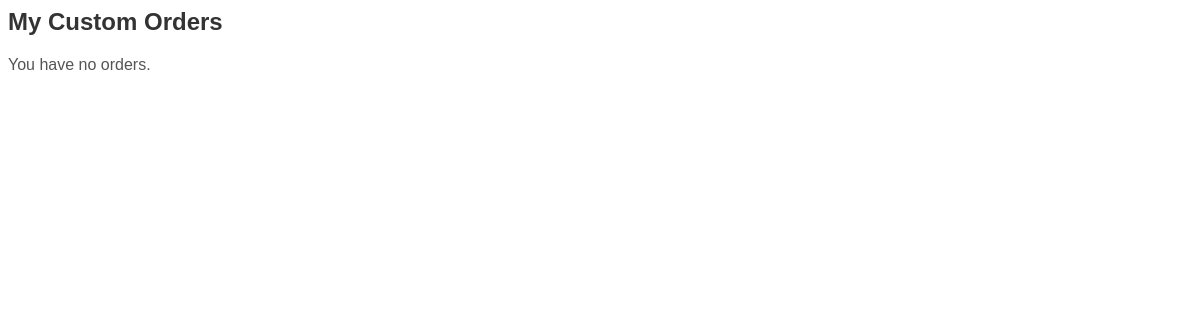
Page /users/customize-view.php (signed in) on the earlier database version.
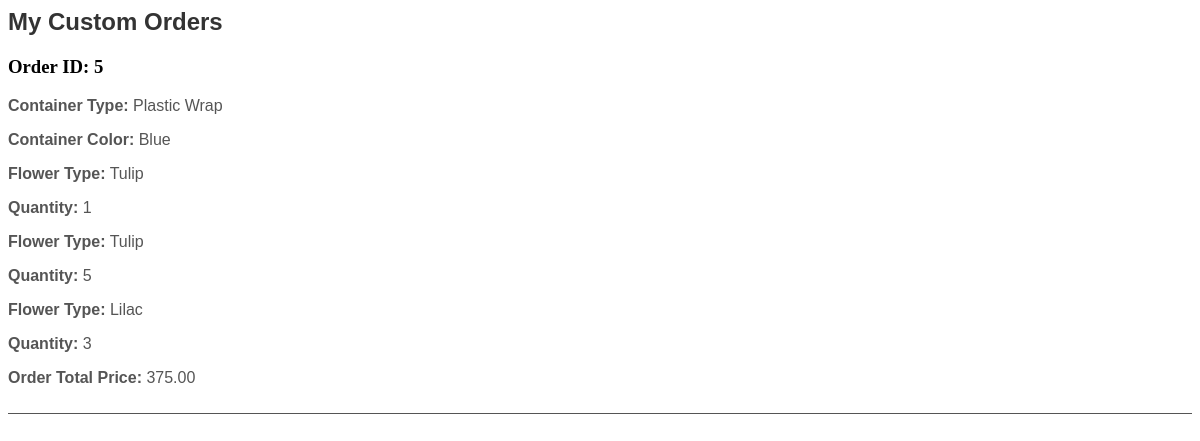
Same page on the later database version.
### tables this page shows
CREATE TABLE `custom_orderitems` (
  `orderitem_id` int(11) NOT NULL,
  `order_id` int(11) NOT NULL,
  `flower_type` varchar(255) NOT NULL,
  `num_flowers` int(11) NOT NULL,
  `container_type` varchar(255) NOT NULL,
  `container_color` varchar(255) NOT NULL,
  `flower_price` decimal(10,2) NOT NULL,
  `container_price` decimal(10,2) NOT NULL,
  `color_price` decimal(10,2) NOT NULL,
  `total_price` decimal(10,2) NOT NULL
);

### users/customize-view.php (the view, shortened to what this page needs)
<?php
include("../admin/inc/config.php");
try {
    $cust_email = $_SESSION['customer']['cust_email'];
    $sql = "SELECT
                o.order_id,
                o.container_type,
                o.container_color,
                o.flower_type,
                o.num_flowers,
                co.total_price AS order_total_price
            FROM custom_orderitems o
            INNER JOIN custom_order co ON o.order_id = co.order_id
            WHERE co.customer_email = :customer_email
            ORDER BY o.order_id ASC";
    $stmt = $pdo->prepare($sql);
    $stmt->execute([':customer_email' => $cust_email]);
    $groupedData = [];
    while ($row = $stmt->fetch(PDO::FETCH_ASSOC)) {
        if (!isset($groupedData[$row['order_id']])) {
            $groupedData[$row['order_id']] = [
                'container_type' => $row['container_type'],
                'container_color' => $row['container_color'],
                'flowers' => [],
                'order_total_price' => $row['order_total_price']
            ];
        }
        $groupedData[$row['order_id']]['flowers'][] = [
            'flower_type' => $row['flower_type'],
            'quantity' => $row['num_flowers']
        ];
    }
    echo "<h2>My Custom Orders</h2>";
    if (!empty($groupedData)) {
        foreach ($groupedData as $orderId => $details) {
            echo "<div class='order-section'>
                    <h3>Order ID: {$orderId}</h3>
                    <p><label>Container Type:</label> {$details['container_type']}</p>
                    <p><label>Container Color:</label> {$details['container_color']}</p>";
            foreach ($details['flowers'] as $flower) {
                echo "<p><label>Flower Type:</label> {$flower['flower_type']}</p>
                      <p><label>Quantity:</label> {$flower['quantity']}</p>";
            }
            echo "<p><label>Order Total Price:</label> {$details['order_total_price']}</p>
                  </div>";
        }
    } else {
        echo "<p>You have no orders.</p>";
    }
} catch (PDOException $e) {
    echo "Error: " . $e->getMessage();
}
?>

Differences in the rows shown:
added custom_orderitems: flower_type "Tulip", num_flowers "1"
added custom_orderitems: flower_type "Lilac", num_flowers "3"
Other differences:
new list line: "Order ID: 5 Container Type: Plastic Wrap Container Color: Blue Flower Type: Tulip Quantity: 5 Order Total Price: 375.00"
text no longer shown: "You have no orders."
